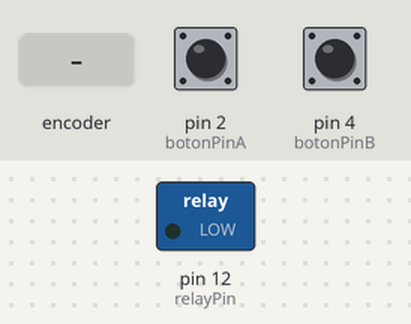
The sketch below on a simulated Arduino Uno, built with avr-gcc and run on an emulated ATmega328P. Shown: switched loads named in the sketch (green lamp = pin HIGH). The inputs (shaded band) are chosen by the test bench; at power-on: pin 2 (botonPinA) LOW, pin 4 (botonPinB) LOW.

Above: at 1.2 s.
1.3 s: rotary encoder on pin 2 (botonPinA) / pin 4 (botonPinB) turned 1 step (first pin leading)
At 1.45 s:
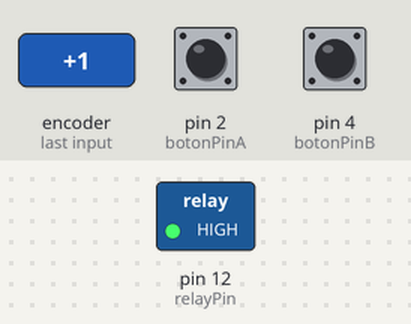
Timing chart, 0 to 10.3 s (numbered marks = the images above; inputs shaded):
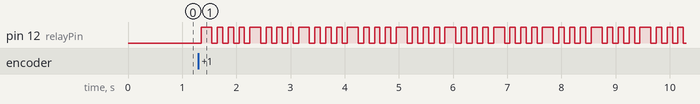

Measured:
- after the input at 1.3 s, pin 12 (relayPin): LOW → HIGH after 0.05 s, then repeats every 0.90 s: 3 × (LOW 0.10 s, HIGH 0.10 s), LOW 0.10 s, HIGH 0.20 s

The sketch:

Botones_V1.1.ino
```cpp
/*
 Botonera V1.0
 Botonera V1.1 24 de junio de 2015 20:26 hrs
 junio 2015
 Por Edgar Chucuan <http://www.telecomando.mx>

*/


const int botonPinA = 2;
const int botonPinB = 4;
const int relayPin =  12;
int botonA = 0;
int botonB = 0;

void setup() {
  // Inicializa el pin del relay 01
  pinMode(relayPin, OUTPUT);
  // Inicializa el pin del botón 01
  pinMode(botonPinA, INPUT);
  pinMode(botonPinB, INPUT);
}

void loop(){
  // Lees si el Pin del botón está activo:
  botonA = digitalRead(botonPinA);
  // Verifica si el botónA es presionado.
  // Si lo presionas el estado del Pin es HIGH
  if (botonA == HIGH){
    // Envia un solo clic:
    digitalWrite(relayPin, HIGH);
    delay(100);
    digitalWrite(relayPin, LOW);

    //digitalWrite(relayPin, HIGH);
    //delay(100);
    //digitalWrite(relayPin, LOW);
  }
  else{
    digitalWrite(relayPin, LOW);
  }
  botonB = digitalRead(botonPinB);
  if (botonB == HIGH){
    // Envia un doble clic:
    digitalWrite(relayPin, HIGH);
    delay(100);
    digitalWrite(relayPin, LOW);
    delay(100);

    digitalWrite(relayPin, HIGH);
    delay(100);
    digitalWrite(relayPin, LOW);
    delay(100);

    digitalWrite(relayPin, HIGH);
    delay(100);
    digitalWrite(relayPin, LOW);
    delay(100);

    digitalWrite(relayPin, HIGH);
    delay(100);
    digitalWrite(relayPin, LOW);
    delay(100);

  }
  else{
    digitalWrite(relayPin, LOW);
  }
}
```
